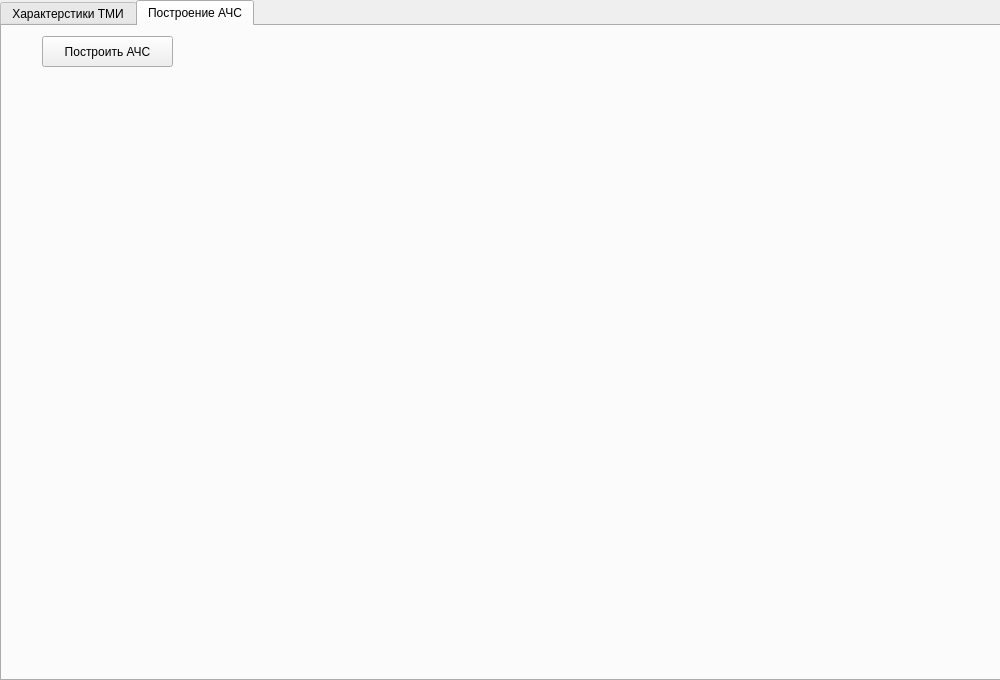
<?xml version="1.0" encoding="UTF-8"?>
<ui version="4.0">
 <class>MainWindow</class>
 <widget class="QMainWindow" name="MainWindow">
  <property name="geometry">
   <rect>
    <x>0</x>
    <y>0</y>
    <width>1000</width>
    <height>680</height>
   </rect>
  </property>
  <property name="windowTitle">
   <string>Оценивание СКХ при обработке ТМИ КСР</string>
  </property>
  <widget class="QWidget" name="centralwidget">
   <widget class="QTabWidget" name="tabWidget">
    <property name="geometry">
     <rect>
      <x>0</x>
      <y>0</y>
      <width>1001</width>
      <height>681</height>
     </rect>
    </property>
    <property name="currentIndex">
     <number>1</number>
    </property>
    <widget class="QWidget" name="tab">
     <attribute name="title">
      <string>Характерстики ТМИ</string>
     </attribute>
     <widget class="QPushButton" name="pushButton_2">
      <property name="geometry">
       <rect>
        <x>180</x>
        <y>10</y>
        <width>321</width>
        <height>31</height>
       </rect>
      </property>
      <property name="text">
       <string>Раcсчитать моментные характеристики</string>
      </property>
     </widget>
     <widget class="QWidget" name="layoutWidget">
      <property name="geometry">
       <rect>
        <x>80</x>
        <y>530</y>
        <width>791</width>
        <height>56</height>
       </rect>
      </property>
      <layout class="QHBoxLayout" name="horizontalLayout_4">
       <property name="spacing">
        <number>100</number>
       </property>
       <item>
        <layout class="QHBoxLayout" name="horizontalLayout">
         <property name="spacing">
          <number>5</number>
         </property>
         <item>
          <layout class="QVBoxLayout" name="verticalLayout_2">
           <item>
            <widget class="QLabel" name="label">
             <property name="text">
              <string>mу = </string>
             </property>
            </widget>
           </item>
           <item>
            <widget class="QLabel" name="label_2">
             <property name="text">
              <string>Dy = </string>
             </property>
            </widget>
           </item>
          </layout>
         </item>
         <item>
          <layout class="QVBoxLayout" name="verticalLayout">
           <item>
            <widget class="QLineEdit" name="lineEdit"/>
           </item>
           <item>
            <widget class="QLineEdit" name="lineEdit_2"/>
           </item>
          </layout>
         </item>
        </layout>
       </item>
       <item>
        <layout class="QHBoxLayout" name="horizontalLayout_2">
         <property name="spacing">
          <number>5</number>
         </property>
         <item>
          <layout class="QVBoxLayout" name="verticalLayout_3">
           <item>
            <widget class="QLabel" name="label_3">
             <property name="text">
              <string>СКО = </string>
             </property>
            </widget>
           </item>
           <item>
            <widget class="QLabel" name="label_4">
             <property name="text">
              <string>    M = </string>
             </property>
            </widget>
           </item>
          </layout>
         </item>
         <item>
          <layout class="QVBoxLayout" name="verticalLayout_4">
           <item>
            <widget class="QLineEdit" name="lineEdit_3"/>
           </item>
           <item>
            <widget class="QLineEdit" name="lineEdit_4"/>
           </item>
          </layout>
         </item>
        </layout>
       </item>
       <item>
        <layout class="QHBoxLayout" name="horizontalLayout_3">
         <property name="spacing">
          <number>5</number>
         </property>
         <item>
          <widget class="QLabel" name="label_5">
           <property name="text">
            <string>f каж = </string>
           </property>
          </widget>
         </item>
         <item>
          <widget class="QLineEdit" name="lineEdit_5"/>
         </item>
        </layout>
       </item>
      </layout>
     </widget>
     <widget class="QPushButton" name="pushButton">
      <property name="geometry">
       <rect>
        <x>40</x>
        <y>10</y>
        <width>131</width>
        <height>31</height>
       </rect>
      </property>
      <property name="text">
       <string>Открыть</string>
      </property>
     </widget>
     <widget class="QWidget" name="plotWidget" native="true">
      <property name="geometry">
       <rect>
        <x>40</x>
        <y>50</y>
        <width>881</width>
        <height>451</height>
       </rect>
      </property>
     </widget>
    </widget>
    <widget class="QWidget" name="tab_2">
     <attribute name="title">
      <string>Построение АЧС</string>
     </attribute>
     <widget class="QPushButton" name="pushButton_3">
      <property name="geometry">
       <rect>
        <x>40</x>
        <y>10</y>
        <width>131</width>
        <height>31</height>
       </rect>
      </property>
      <property name="text">
       <string>Построить АЧС</string>
      </property>
     </widget>
     <widget class="QWidget" name="plotWidget_2" native="true">
      <property name="geometry">
       <rect>
        <x>40</x>
        <y>50</y>
        <width>911</width>
        <height>501</height>
       </rect>
      </property>
     </widget>
    </widget>
   </widget>
  </widget>
 </widget>
 <resources/>
 <connections/>
</ui>
